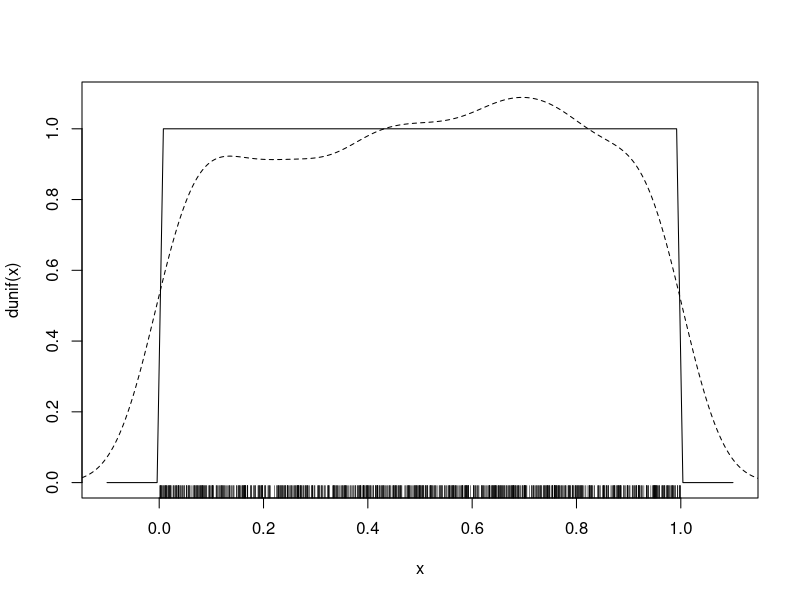
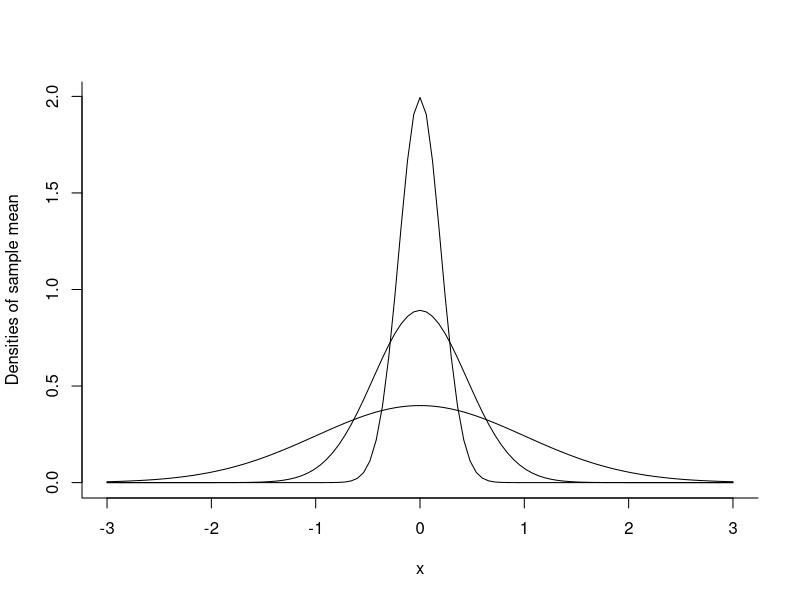

Reproduce these figures in R, in order.
sample(0:1, size=10, replace=TRUE) # toss a coin 10 times

sample(1:6,size=10,replace=TRUE) # roll a die 10 times

## sum of roll of a pair of dice roll 10 times
sample(1:6,size=10,replace=TRUE) + sample(1:6,size=10,replace=TRUE)


## distributions
dunif(x=1, min=0, max=3) # 1/3 of area is to left of 1
punif(q=2, min=0, max=3) # 1/(b-a) is 2/3
qunif(p=1/2, min=0, max=3) # # half-way between
runif(n=1, min=0, max=3) # a random value in [0,3]

ps <- seq(0,1,by=.2) # probabilities
names(ps) <- as.character(seq(0, 100, by=20)) # give names
qunif(ps, min=0, max=1)

x <- runif(1000)
d <- density(x)
curve(dunif, -0.1,1.1, ylim=c(0, max(d$y,1)))
lines(d, lty=2)
rug(x)

# Bernoulli random variables
n <- 10; p <- 1/4
sample(0:1, size=n, replace=TRUE, prob=c(1-p,p))

# Toss a coin ten times. Let X be the number of heads.
dbinom(5, size=10, prob=1/2) # probability that X = 5
sum(dbinom(0:6, size=10, prob=1/2)) # probability that there are six or fewer heads
pbinom(6,size=10, p=1/2, lower.tail=FALSE) # probability of seven or more heads

# normal distribution 
pnorm(1, mean=0, sd=1) # z-score
qnorm(c(0.25, 0.5, 0.75)) # IQR
pnorm(1) - pnorm(-1) # area one standard deviation from mean
1 - 2*pnorm(-2) # area two standard deviations from mean
diff(pnorm(c(-3, 3))) # area three standard deviations from mean

# Central Limit Theorem
# The center stays the same, but as n gets bigger, 
# the spread of the mean gets smaller and smaller.
n <- 25; curve(dnorm(x, mean=0, sd=1/sqrt(n)), -3, 3, xlab="x", ylab="Densities of sample mean", bty="l")
n <- 5; curve(dnorm(x, mean=0, sd=1/sqrt(n)), add=TRUE)
n <- 1; curve(dnorm(x, mean=0, sd=1/sqrt(n)), add=TRUE)



